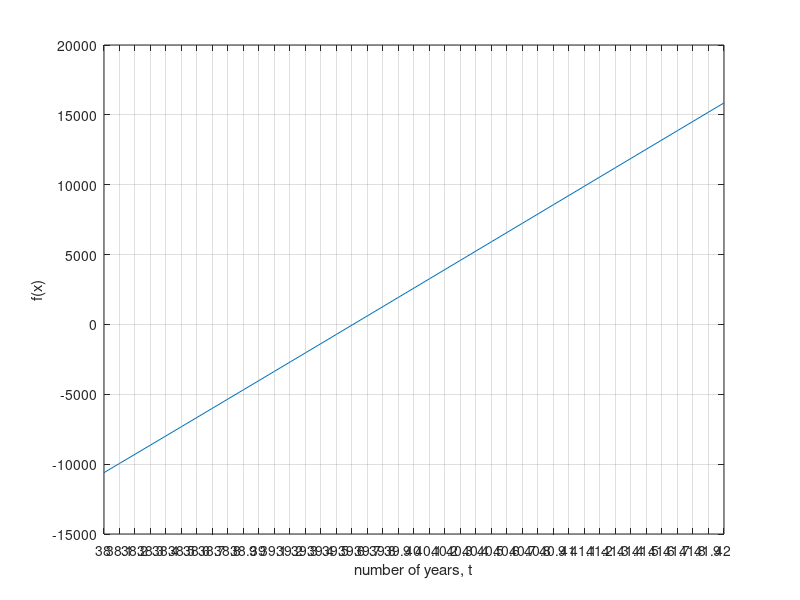

Source code (MATLAB):
%Question 1b)
%Y-axis of graph will be f(x)=(300000/(1+29*exp(-0.08*x))-(90000*exp(-0.045*x))-120000
%x-axis of graph will be x=38:0.01:42, where x=time
%To VERIFY our answer, we plot x such that x=34:0.01:38
clf;
x=38:0.1:42;
y=(300000./(1+29*(exp(-0.08*x))))-(90000*(exp(-0.045*x)))-120000;
plot(x,y)
set(gca, 'XTICK', 38:0.1:42)
xlabel('number of years, t')
ylabel('f(x)')
grid on
%By observing the graph where f(x)=0,
%we can deduce the value of t which corresponds to f(x)=0
%From the graph, x=39.6 corresponds to f(x)=0. Therefore, we can verify
%that the answer to 1a) where t=39.6068 years is correct.